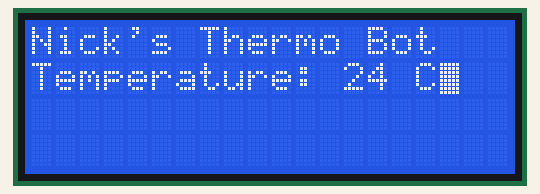
Simulated run of this program. Board: Raspberry Pi Pico running MicroPython. On the bench: 20×4 character LCD. Library files of the repository ran but are not shown: pico_i2c_lcd.py.

Above: at 0.1 s.

The program:

screen_test.py
```python
from machine import I2C, Pin
from time import sleep
from pico_i2c_lcd import I2cLcd

# Creates i2c and lcd objects
i2c = I2C(0, sda=Pin(0), scl=Pin(1), freq=400000)
I2C_ADDR = i2c.scan()[0]
lcd = I2cLcd(i2c, I2C_ADDR, 4, 20)

while True:
    lcd.blink_cursor_on()
    lcd.putstr("Nick's Thermo Bot"+"\n")
    lcd.putstr("Temperature: 24 C")
    sleep(2)
    lcd.clear()
```

Measured:
- what the display in image 0 shows lasts 2.0 s, from 0.1 s to 2.1 s
